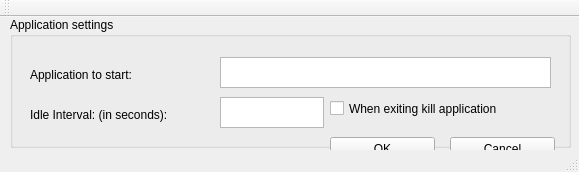
<?xml version="1.0" encoding="UTF-8"?>
<ui version="4.0">
 <class>MainWindow</class>
 <widget class="QMainWindow" name="MainWindow">
  <property name="windowModality">
   <enum>Qt::NonModal</enum>
  </property>
  <property name="geometry">
   <rect>
    <x>0</x>
    <y>0</y>
    <width>579</width>
    <height>172</height>
   </rect>
  </property>
  <property name="sizePolicy">
   <sizepolicy hsizetype="Fixed" vsizetype="Fixed">
    <horstretch>0</horstretch>
    <verstretch>0</verstretch>
   </sizepolicy>
  </property>
  <property name="contextMenuPolicy">
   <enum>Qt::NoContextMenu</enum>
  </property>
  <property name="windowTitle">
   <string>Not idle task</string>
  </property>
  <widget class="QWidget" name="centralWidget">
   <widget class="QGroupBox" name="groupBox">
    <property name="geometry">
     <rect>
      <x>10</x>
      <y>0</y>
      <width>561</width>
      <height>131</height>
     </rect>
    </property>
    <property name="title">
     <string>Application settings</string>
    </property>
    <widget class="QLabel" name="LABEL_IDLE_INTERVAL">
     <property name="geometry">
      <rect>
       <x>20</x>
       <y>90</y>
       <width>181</width>
       <height>16</height>
      </rect>
     </property>
     <property name="text">
      <string>Idle Interval: (in seconds):</string>
     </property>
    </widget>
    <widget class="QTextEdit" name="EDIT_PATH">
     <property name="geometry">
      <rect>
       <x>210</x>
       <y>40</y>
       <width>331</width>
       <height>31</height>
      </rect>
     </property>
    </widget>
    <widget class="QLabel" name="LABEL_START_PATH">
     <property name="geometry">
      <rect>
       <x>20</x>
       <y>50</y>
       <width>131</width>
       <height>16</height>
      </rect>
     </property>
     <property name="text">
      <string>Application to start:</string>
     </property>
    </widget>
    <widget class="QCheckBox" name="CHECKBOX_KILL_APP_IF_EXIT">
     <property name="geometry">
      <rect>
       <x>320</x>
       <y>80</y>
       <width>211</width>
       <height>23</height>
      </rect>
     </property>
     <property name="text">
      <string>When exiting kill application</string>
     </property>
    </widget>
    <widget class="QTextEdit" name="EDIT_INTERVAL">
     <property name="geometry">
      <rect>
       <x>210</x>
       <y>80</y>
       <width>104</width>
       <height>31</height>
      </rect>
     </property>
    </widget>
   </widget>
   <widget class="QPushButton" name="BUTTON_OK">
    <property name="geometry">
     <rect>
      <x>330</x>
      <y>120</y>
      <width>105</width>
      <height>24</height>
     </rect>
    </property>
    <property name="text">
     <string>OK</string>
    </property>
   </widget>
   <widget class="QPushButton" name="BUTTON_CANCEL">
    <property name="geometry">
     <rect>
      <x>450</x>
      <y>120</y>
      <width>105</width>
      <height>24</height>
     </rect>
    </property>
    <property name="text">
     <string>Cancel</string>
    </property>
   </widget>
  </widget>
  <widget class="QToolBar" name="mainToolBar">
   <attribute name="toolBarArea">
    <enum>TopToolBarArea</enum>
   </attribute>
   <attribute name="toolBarBreak">
    <bool>false</bool>
   </attribute>
  </widget>
  <widget class="QStatusBar" name="statusBar"/>
 </widget>
 <layoutdefault spacing="6" margin="11"/>
 <resources/>
 <connections/>
</ui>
